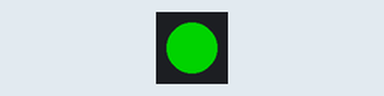
The program below on a simulated Pycom board running MicroPython. Shown: 1 RGB LEDs in strip order, left to right. Dim RGB values are drawn brighter than linear. At 3.0 s the program stops and its outputs stay as they are.

Above: at 0.1 s.
At 1.1 s:
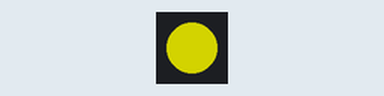
At 2.1 s:
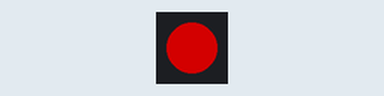
Timing chart, 0 to 3.6 s (numbered marks = the images above):
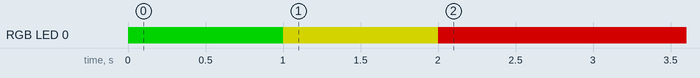

Measured:
- by itself, RGB LED 0: off → RGB(0, 127, 0) at 0.00 s, → RGB(127, 127, 0) 1.0 s later, → RGB(127, 0, 0) 1.0 s later

The program:

rgb_test.py
```python
import pycom
import time

pycom.heartbeat(False)
for cycles in range(1): # stop after 10 cycles
    pycom.rgbled(0x007f00) # green
    time.sleep(1)
    pycom.rgbled(0x7f7f00) # yellow
    time.sleep(1)
    pycom.rgbled(0x7f0000) # red
    time.sleep(1)
```
